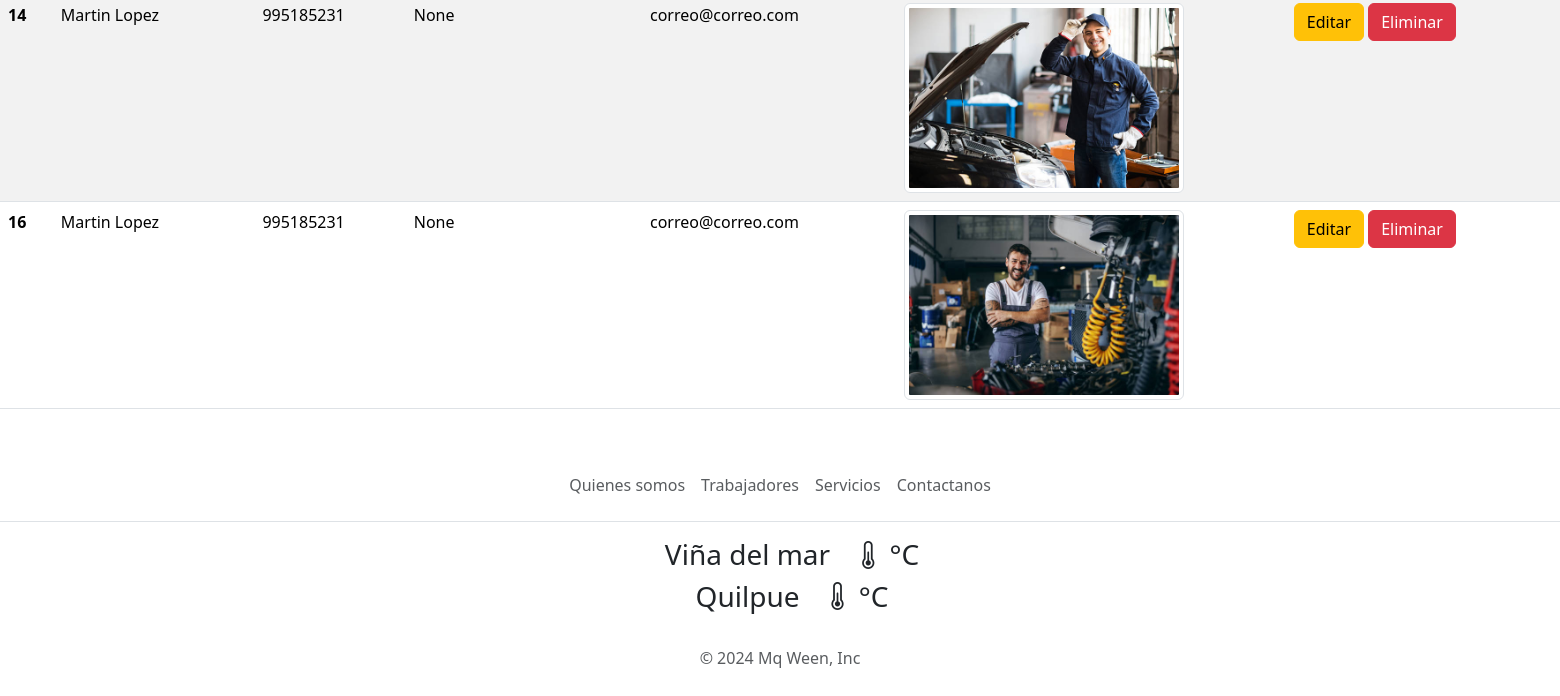
Before: /mecanico_list (signed in, lower part) with the older database file.
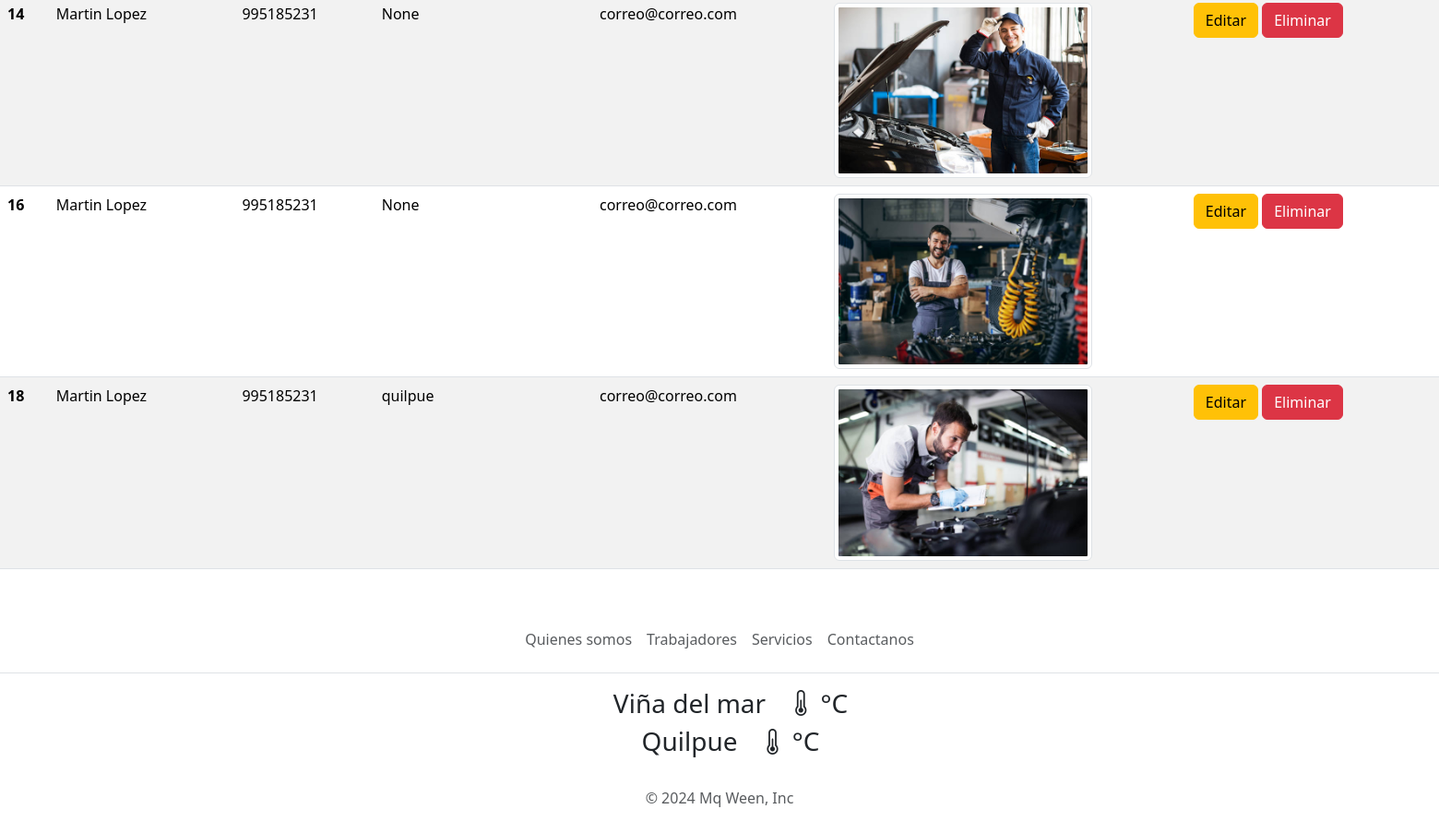
After: the same page with the newer database file.
### base/models.py (models this page shows, shortened)
class mecanico(models.Model):
    id_mecanico = models.AutoField(primary_key=True)
    nombre = models.CharField(max_length=50)
    apellido = models.CharField(max_length=50)
    telefono = models.IntegerField(validators=[MaxValueValidator(9999999999)])
    correo = models.CharField(max_length=50)
    sucursal = models.CharField(max_length=50,null=True, blank=True)
    especialidad = models.CharField(max_length=50)
    experiencia = models.CharField(max_length=50)
    descripcion = models.TextField(null=True, blank=True)
    imagen = models.ImageField(upload_to='mecanicos', null=True, blank=True)
    def __str__(self):
        return self.nombre + ' ' + self.apellido

### base/views.py (the view)
# urls.py: path('mecanico_list',  views.mecanico_list,  name='mecanico_list'),
@login_required
def mecanico_list(request):
    mecanicos = mecanico.objects.all()
    context = {
        "mecanicos":mecanicos,
        "soy_admin" :soy_admin(request.user)
    }
    return render(request, 'base/mecanico_list.html', context)

### base/views.py (called while the page is built)
def soy_admin(user):
    return user.is_authenticated and (user.is_staff or user.is_superuser)

### base/templates/base/mecanico_list.html (shortened to what this page needs)
{% extends '../base.html' %}
{% load static %}
{% block content %}
    <section style="height: 100%; margin-top: 5rem; background-color: var(--blanco);">
        <div class="table-responsive">
            <table class="table table-striped table-hover">
                <tbody>
                    {% for mecanico in mecanicos %}
                        <tr>
                            <th scope="row">{{ mecanico.id_mecanico }}</th>
                            <td>{{ mecanico }}</td>
                            <td>{{ mecanico.telefono }}</td>
                            <td>{{ mecanico.sucursal }}</td>
                            <td>{{ mecanico.direccion }}</td>
                            <td>{{ mecanico.correo }}</td>
                            <td class="w-25">
                                {% if mecanico.imagen %}
                                    <img class="img-thumbnail w-75" src="{{ mecanico.imagen.url }}" alt="Imagen del mecanico">
                                {% else %}
                                    <p>Sin Imagen</p>
                                {% endif %}</td>
                            <td>
                                <a href="{% url 'mecanico_add' mecanico.id_mecanico %}"  class="btn btn-warning">Editar</a>
                                <a href="{% url 'mecanico_delete' mecanico.id_mecanico %}" class="btn btn-danger">Eliminar</a>
                            </td>
                        </tr>
                    {% endfor %}
                </tbody>
            </table>
        </div>
    </section>
    {% endblock %}

### base/templates/base.html (shortened to what this page needs)
{% load static %}
<!DOCTYPE html>
<html>
<head>
    <link href="https://cdn.jsdelivr.net/npm/bootstrap@5.3.3/dist/css/bootstrap.min.css" rel="stylesheet"
 />
    <link href="https://cdn.jsdelivr.net/npm/bootstrap-icons@1.7.2/font/bootstrap-icons.css" rel="stylesheet">
     {% if soy_admin %}
        <link rel="stylesheet" href="{% static 'css/base_admin.css' %}">
    {% else %}
        <link rel="stylesheet" href="{% static 'css/base.css' %}">
    {% endif %}
</head>
<body>
    <div>
        {% block content %}{% endblock %}
    </div>
    <footer class="py-3 my-4">
        <ul class="nav justify-content-center border-bottom pb-3 mb-3">
            <li class="nav-item"><a class="nav-link px-2 text-muted texto-footer" href="{% url 'nosotros' %}">Quienes
                    somos</a></li>
            <li class="nav-item"><a class="nav-link px-2 text-muted texto-footer"
                    href="{% url 'trabajadores' %}">Trabajadores</a></li>
            <li class="nav-item"><a class="nav-link px-2 text-muted texto-footer"
                    href="{% url 'contacto' %}">Servicios</a>
            </li>
            <li class="nav-item"><a class="nav-link px-2 text-muted texto-footer"
                    href="{% url 'contacto' %}">Contactanos</a>
            </li>
        </ul>
        <div class="contenedor-maps">
            <div id="map-container">
                <div class="d-flex flex-row justify-content-center">
                    <h3 class="texto-footer px-4">Viña del mar</h3>
                    <h3 class="texto-footer"><i class="bi bi-thermometer-half"></i> °C</h3>
                </div>
            </div>
            <div id="map-container">
                <div class="d-flex flex-row justify-content-center">
                    <h3 class="texto-footer px-4">Quilpue</h3>
                    <h3 class="texto-footer"><i class="bi bi-thermometer-half"></i> °C</h3>
                </div>
            </div>
        </div>
        <p class="text-center text-muted texto-footer mt-4">© 2024 Mq Ween, Inc</p>
    </footer>
</body>
</html>

Changed rows visible on the page:
added mecanico: id_mecanico "18", nombre+apellido "Martin Lopez", telefono "995185231", sucursal "quilpue", correo "correo@correo.com", imagen (picture)
